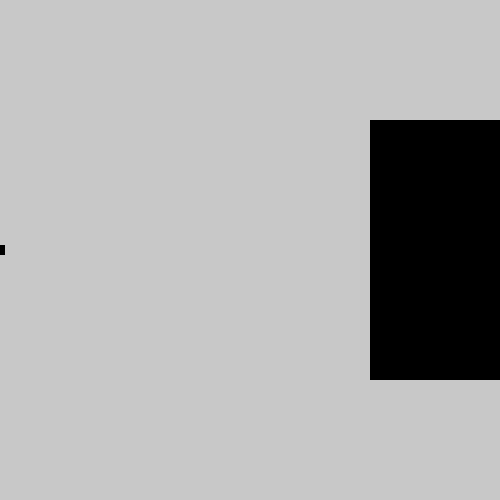
Frame 1 (no input)
Frame 60 (the mouse pressed at the canvas centre just before this capture): identical to frame 1, image omitted
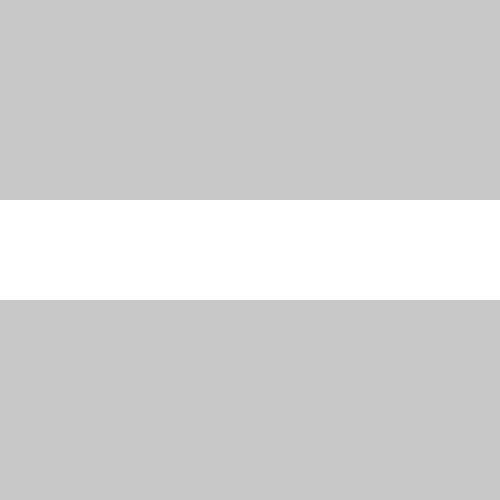
Frame 120 (the mouse held since frame 60 and released just before this capture)

The Processing sketch that drew these frames (run headless with seeded random() and noise(); from frame 60 on, the mouse is pressed at the canvas centre):

// Processing sketch: processing_167570
// ── processing_167570.pde



void setup() {
    //size width, height)
    size(500,500);
    background(200); //set background gr
    
   rectMode(CENTER); 
    
  noStroke(); 
}
 
void draw() {
  //ellipse (x,y,width,height)
   //width & height are variables which hold the size of your sketch
   //mouseX & mouseY are the actual mouse position
   
  fill(200,30);
   rectMode(CENTER); 
  rect(width/2,height/2,width,height);
   
     
    if(mousePressed==true){
    fill(255);
   rect(mouseX, mouseY, 1000,100);
    
    }else {
      noStroke();
      fill(0,500);
      rect(mouseX,height/2, mouseY/2+10, mouseY/2+10);
     int inverseX = width-mouseX;
     int inverseY = height-mouseY;
     rect(inverseX,height/2,(inverseY/2)+10, (inverseY/2)+10);
   }
}
